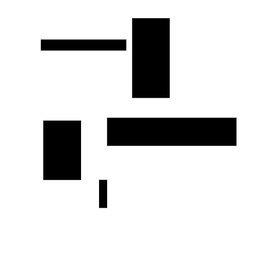
#> input picture Project/Hough Transform/Rectangles.jpg, 256 x 256 px, shrunk from 540 x 540 before the run
$ python Testing.py
#> lines starting #> are read from the running program, lines starting #| are printed output that depends on the picture
import cv2 as cv
import numpy as np
import matplotlib.pyplot as plt
import matplotlib.lines as mlines


def line_detection_non_vectorized(image, edge_image, num_rhos=180, num_thetas=180, t_count=220):
    edge_height, edge_width = edge_image.shape[:2]
    edge_height_half, edge_width_half = edge_height / 2, edge_width / 2
    #
    d = np.sqrt(np.square(edge_height) + np.square(edge_width))
    dtheta = 180 / num_thetas
    drho = (2 * d) / num_rhos
    #
    thetas = np.arange(0, 180, step=dtheta)
    rhos = np.arange(-d, d, step=drho)
    #
    cos_thetas = np.cos(np.deg2rad(thetas))
    sin_thetas = np.sin(np.deg2rad(thetas))
    #
    accumulator = np.zeros((len(rhos), len(rhos)))
    #
    figure = plt.figure(figsize=(12, 12))
    subplot1 = figure.add_subplot(1, 4, 1)
    subplot1.imshow(image)
    subplot2 = figure.add_subplot(1, 4, 2)
    subplot2.imshow(edge_image, cmap="gray")
    subplot3 = figure.add_subplot(1, 4, 3)
    subplot3.set_facecolor((0, 0, 0))
    subplot4 = figure.add_subplot(1, 4, 4)
    subplot4.imshow(image)
    #
    for y in range(edge_height):
        for x in range(edge_width):
            if edge_image[y][x] != 0:
                edge_point = [y - edge_height_half, x - edge_width_half]
                ys, xs = [], []
                for theta_idx in range(len(thetas)):
                    rho = (edge_point[1] * cos_thetas[theta_idx]) + \
                        (edge_point[0] * sin_thetas[theta_idx])
                    theta = thetas[theta_idx]
                    rho_idx = np.argmin(np.abs(rhos - rho))
                    accumulator[rho_idx][theta_idx] += 1
                    ys.append(rho)
                    xs.append(theta)
                subplot3.plot(xs, ys, color="white", alpha=0.05)

    for y in range(accumulator.shape[0]):
        for x in range(accumulator.shape[1]):
            if accumulator[y][x] > t_count:
                rho = rhos[y]
                theta = thetas[x]
                a = np.cos(np.deg2rad(theta))
                b = np.sin(np.deg2rad(theta))
                x0 = (a * rho) + edge_width_half
                y0 = (b * rho) + edge_height_half
                x1 = int(x0 + 1000 * (-b))
                y1 = int(y0 + 1000 * (a))
                x2 = int(x0 - 1000 * (-b))
                y2 = int(y0 - 1000 * (a))
                subplot3.plot([theta], [rho], marker='o', color="yellow")
                subplot4.add_line(mlines.Line2D([x1, x2], [y1, y2]))

    subplot3.invert_yaxis()
    subplot3.invert_xaxis()

    subplot1.title.set_text("Original Image")
    subplot2.title.set_text("Edge Image")
    subplot3.title.set_text("Hough Space")
    subplot4.title.set_text("Detected Lines")
    plt.show()
    return accumulator, rhos, thetas


image = cv.imread('Rectangles.jpg')
#> image is the input picture: shape (256, 256, 3); min 0, max 255, mean 215.9
image2 = cv.imread('Image_After_Hysteresis_Thresholding.jpg')
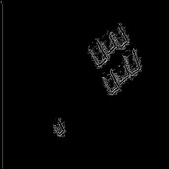
#> input picture Project/Hough Transform/Image_After_Hysteresis_Thresholding.jpg, 169 x 169 px, shrunk from 356 x 356 before the run
#> image2 is the input picture: shape (169, 169, 3); min 0, max 174, mean 4.3
image2 = cv.cvtColor(image2, cv.COLOR_BGR2GRAY)
#> image2: shape (169, 169)

image2 = cv.dilate(image2, cv.getStructuringElement(
    cv.MORPH_RECT, (5, 5)), iterations=2)
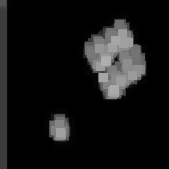
#> image2: shape (169, 169); min 0, max 174, mean 19.5

image2 = cv.erode(image2, cv.getStructuringElement(
    cv.MORPH_RECT, (5, 5)), iterations=2)
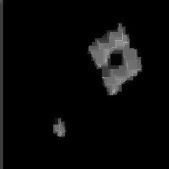
#> image2: shape (169, 169); min 0, max 174, mean 9.3

(acc, rhos, thetas) = line_detection_non_vectorized(
    image, image2, num_rhos=180, num_thetas=180, t_count=220)
#> after the loop in line_detection_non_vectorized, `for y in range(edge_height):`:
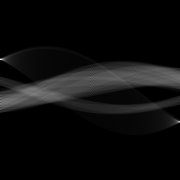
#> accumulator: shape (180, 180) float64; min 0, max 507, mean 26.9; drawn with min black and max white
#> in line_detection_non_vectorized, `plt.show()`:
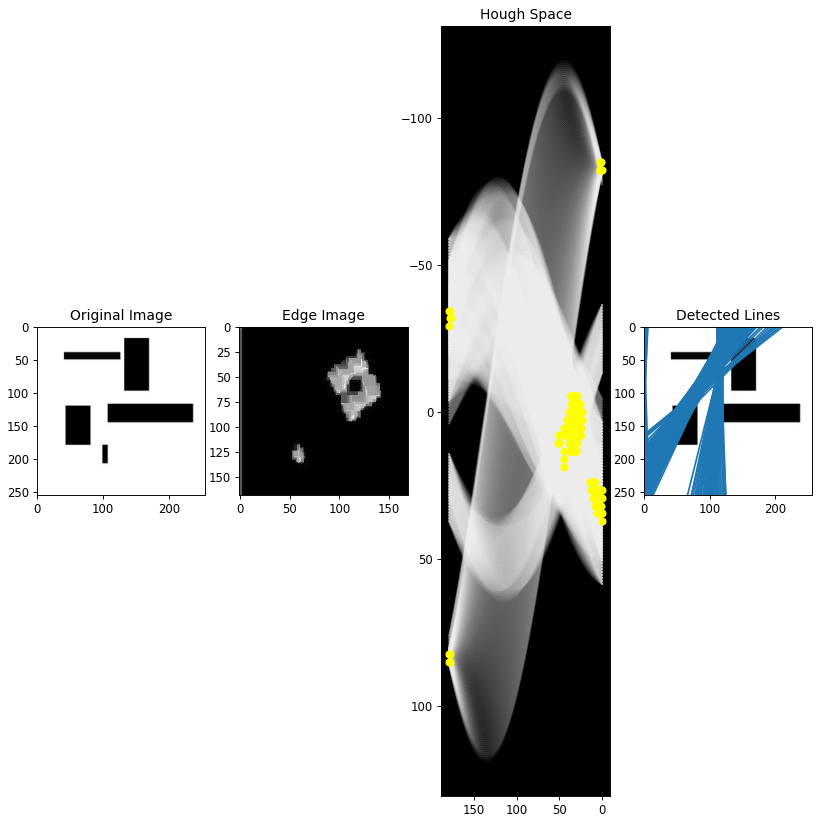
#> figure drawn by matplotlib, 4 panels; panel 3: curve peaks at x = 179, y = 83.01; panel 3: curve peaks at x = 179, y = 82.01; panel 3: curve peaks at x = 179, y = 81.01
#> rhos = 180 values from -239 to 236.3; thetas = 180 values from 0 to 179


print(acc)
#> (printed output is left out)
maximum = 0
for i in range(180):
    for j in range(180):
        if acc[i][j] > maximum:
            maximum = acc[i][j]
#> after the loop, maximum = 507
            # print(acc[i][j], end='   ')
print(maximum)
#| 507.0
